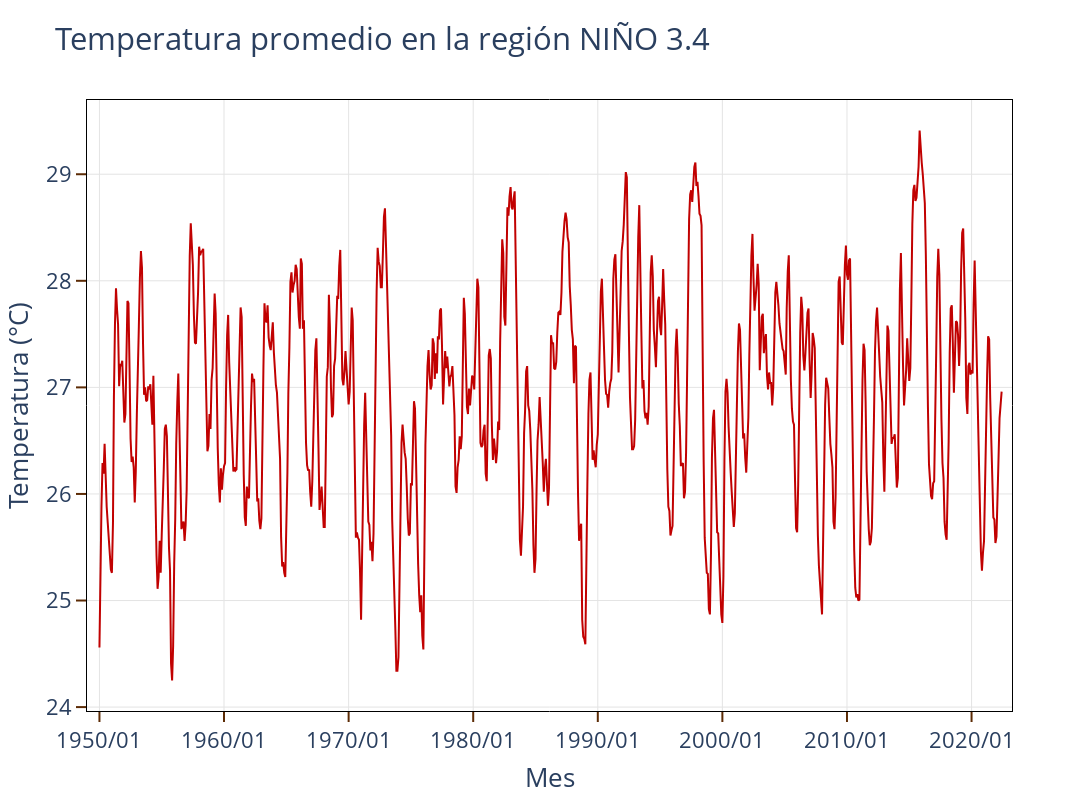

Write notebook code for a chart like this one.
### Markdown cell above
### Estudio de la serie temporal

### Code cell
# Serie de tiempo
def temperatura_nino34_plot(data_model=data_pandas.dropna().copy()):
    
    import plotly.graph_objects as go
    from plotly.graph_objects import Layout

    fig = go.Figure(layout=Layout(plot_bgcolor='rgba(0,0,0,0)'))
    fig.add_trace(go.Scatter(x=data_model.index, y=data_model['nino34_mean'],
                             mode='lines',name='NIÑO 3.4',
                             line=dict(color='#C10101', width=2),
                             xperiodalignment="middle"
                            ))

    fig.update_xaxes(tickformat="%Y/%m",
                     showline=True, linewidth=1, linecolor='black', gridcolor='#E4E4E4',mirror=True,
                     ticks="outside", tickwidth=2, tickcolor='#5C2B05', ticklen=10
                    )
    
    fig.update_yaxes(showline=True, linewidth=1, linecolor='black', gridcolor='#E4E4E4',mirror=True,
                     ticks="outside", tickwidth=2, tickcolor='#5C2B05', ticklen=10)

    fig.update_traces(textfont_size=18)
    fig.update_layout(title='Temperatura promedio en la región NIÑO 3.4',
                      xaxis_title='Mes',
                      yaxis_title='Temperatura (°C)',
                      legend_title_text='Serie',
                      legend_title = dict( font = dict(size = 30)),
                      legend=dict(y=0.5,
                                  traceorder='reversed',
                                  font_size=11),

                       uniformtext_minsize=8,
                       uniformtext_mode='hide',
                       height=800,
                       width=1500,
                       font = dict(size = 22),
                       xaxis_range=['1949-01-01','2023-04-01']
                     )

    return fig
    
fig_sstt_nino34 = temperatura_nino34_plot()
fig_sstt_nino34.write_image('./figure/nino34/sstt_nino34.png')

fig_sstt_nino34.show()

### Figure 1 — Plotly figure (JSON) as saved in the notebook; plotly's stock layout.template omitted (floating-point values rounded to 4 significant figures; data arrays with more than 128 entries replaced by an {"elided": "..."} marker saying what was removed)
{"data": [{"line": {"color": "#C10101", "width": 2}, "mode": "lines", "name": "NIÑO 3.4", "textfont": {"size": 18}, "type": "scatter", "x": {"elided": "870 str values"}, "xperiodalignment": "middle", "y": {"elided": "870 float values"}}], "layout": {"font": {"size": 22}, "height": 800, "legend": {"font": {"size": 11}, "title": {"font": {"size": 30}, "text": "Serie"}, "traceorder": "reversed", "y": 0.5}, "plot_bgcolor": "rgba(0,0,0,0)", "title": {"text": "Temperatura promedio en la región NIÑO 3.4"}, "uniformtext": {"minsize": 8, "mode": "hide"}, "width": 1500, "xaxis": {"gridcolor": "#E4E4E4", "linecolor": "black", "linewidth": 1, "mirror": true, "range": ["1949-01-01", "2023-04-01"], "showline": true, "tickcolor": "#5C2B05", "tickformat": "%Y/%m", "ticklen": 10, "ticks": "outside", "tickwidth": 2, "title": {"text": "Mes"}}, "yaxis": {"gridcolor": "#E4E4E4", "linecolor": "black", "linewidth": 1, "mirror": true, "showline": true, "tickcolor": "#5C2B05", "ticklen": 10, "ticks": "outside", "tickwidth": 2, "title": {"text": "Temperatura (°C)"}}}}
